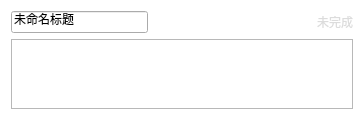
<?xml version="1.0" encoding="UTF-8"?>
<ui version="4.0">
 <class>RecordItem</class>
 <widget class="QWidget" name="RecordItem">
  <property name="geometry">
   <rect>
    <x>0</x>
    <y>0</y>
    <width>364</width>
    <height>120</height>
   </rect>
  </property>
  <property name="windowTitle">
   <string>RecordItem</string>
  </property>
  <property name="styleSheet">
   <string notr="true">#RecordItem{
	background: transparent;
}

.QLabel{
	color: rgb(220, 220, 220);
}</string>
  </property>
  <layout class="QVBoxLayout" name="verticalLayout">
   <item>
    <layout class="QHBoxLayout" name="horizontalLayout">
     <item>
      <widget class="QLineEdit" name="lineEdit_title">
       <property name="text">
        <string>未命名标题</string>
       </property>
      </widget>
     </item>
     <item>
      <widget class="QPushButton" name="btn_edit">
       <property name="minimumSize">
        <size>
         <width>20</width>
         <height>20</height>
        </size>
       </property>
       <property name="maximumSize">
        <size>
         <width>20</width>
         <height>20</height>
        </size>
       </property>
       <property name="styleSheet">
        <string notr="true">.QPushButton{
	border: none;
	border-image: url(:/btnicon/res/btnicon/edit.png);
}
.QPushButton::hover{
	border-image: url(:/btnicon/res/btnicon/edit-hover.png);
}
.QPushButton::pressed{
	border-image: url(:/btnicon/res/btnicon/edit-pressed.png);
}</string>
       </property>
       <property name="text">
        <string/>
       </property>
      </widget>
     </item>
     <item>
      <spacer name="horizontalSpacer">
       <property name="orientation">
        <enum>Qt::Horizontal</enum>
       </property>
       <property name="sizeHint" stdset="0">
        <size>
         <width>40</width>
         <height>20</height>
        </size>
       </property>
      </spacer>
     </item>
     <item>
      <widget class="QLabel" name="label_state">
       <property name="styleSheet">
        <string notr="true">.QLabel[skin=&quot;not_started&quot;]{
	color: rgb(220, 220, 220);
}
.QLabel[skin=&quot;completed&quot;]{
	color: green;
}
.QLabel[skin=&quot;planned&quot;]{
	color: blue;
}
.QLabel[skin=&quot;in_progress&quot;]{
	color: orange;
}
.QLabel[skin=&quot;delayed&quot;]{
	color: red;
}</string>
       </property>
       <property name="text">
        <string>未完成</string>
       </property>
       <property name="skin" stdset="0">
        <string>not_started</string>
       </property>
      </widget>
     </item>
    </layout>
   </item>
   <item>
    <widget class="QTextEdit" name="textEdit_context"/>
   </item>
  </layout>
 </widget>
 <resources>
  <include location="../../../app.qrc"/>
 </resources>
 <connections/>
</ui>
